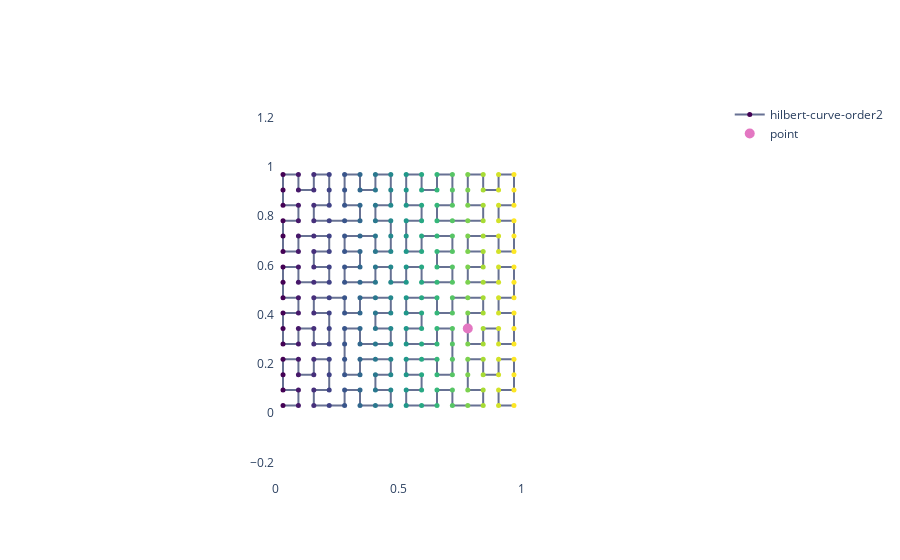

Write notebook code for a chart like this one.
### Code cell
fig = go.Figure()

fig.add_trace(go.Scatter(x = x_vals,
                         y = y_vals,
                         name='hilbert-curve-order2',
                         mode='lines+markers',
                         marker=dict(
                             size=5,
                             color=x_vals,
                             colorscale='Viridis'),
                        line=dict(
                            color='#677193',
                            width=2)))

fig.add_trace(go.Scatter(x = [(h_x*2+1)/(2**(order+1))],
                         y = [(h_y*2+1)/(2**(order+1))],
                         name='point',
                         mode='markers',
                         marker=dict(
                               size=10,
                               color='#e377c2')))

fig.layout.plot_bgcolor = 'white'

fig.update_layout(
    yaxis = dict(
      scaleanchor = "x",
      scaleratio = 1,
    ),
    xaxis = dict(
        range=(0, 1),
        constrain='domain'
    )
)
fig.show()

### Figure 1 — Plotly figure (JSON) as saved in the notebook; plotly's stock layout.template omitted (floating-point values rounded to 4 significant figures; data arrays with more than 128 entries replaced by an {"elided": "..."} marker saying what was removed)
{"data": [{"line": {"color": "#677193", "width": 2}, "marker": {"color": {"elided": "256 float values"}, "colorscale": [[0, "#440154"], [0.1111, "#482878"], [0.2222, "#3e4989"], [0.3333, "#31688e"], [0.4444, "#26828e"], [0.5556, "#1f9e89"], [0.6667, "#35b779"], [0.7778, "#6ece58"], [0.8889, "#b5de2b"], [1, "#fde725"]], "size": 5}, "mode": "lines+markers", "name": "hilbert-curve-order2", "type": "scatter", "x": {"elided": "256 float values"}, "y": {"elided": "256 float values"}}, {"marker": {"color": "#e377c2", "size": 10}, "mode": "markers", "name": "point", "type": "scatter", "x": [0.7812], "y": [0.3438]}], "layout": {"autosize": true, "plot_bgcolor": "white", "xaxis": {"constrain": "domain", "domain": [0.3066, 0.6934], "range": [0, 1], "type": "linear"}, "yaxis": {"autorange": true, "domain": [0, 1], "range": [-0.03458, 1.035], "scaleanchor": "x", "scaleratio": 1, "type": "linear"}}}
